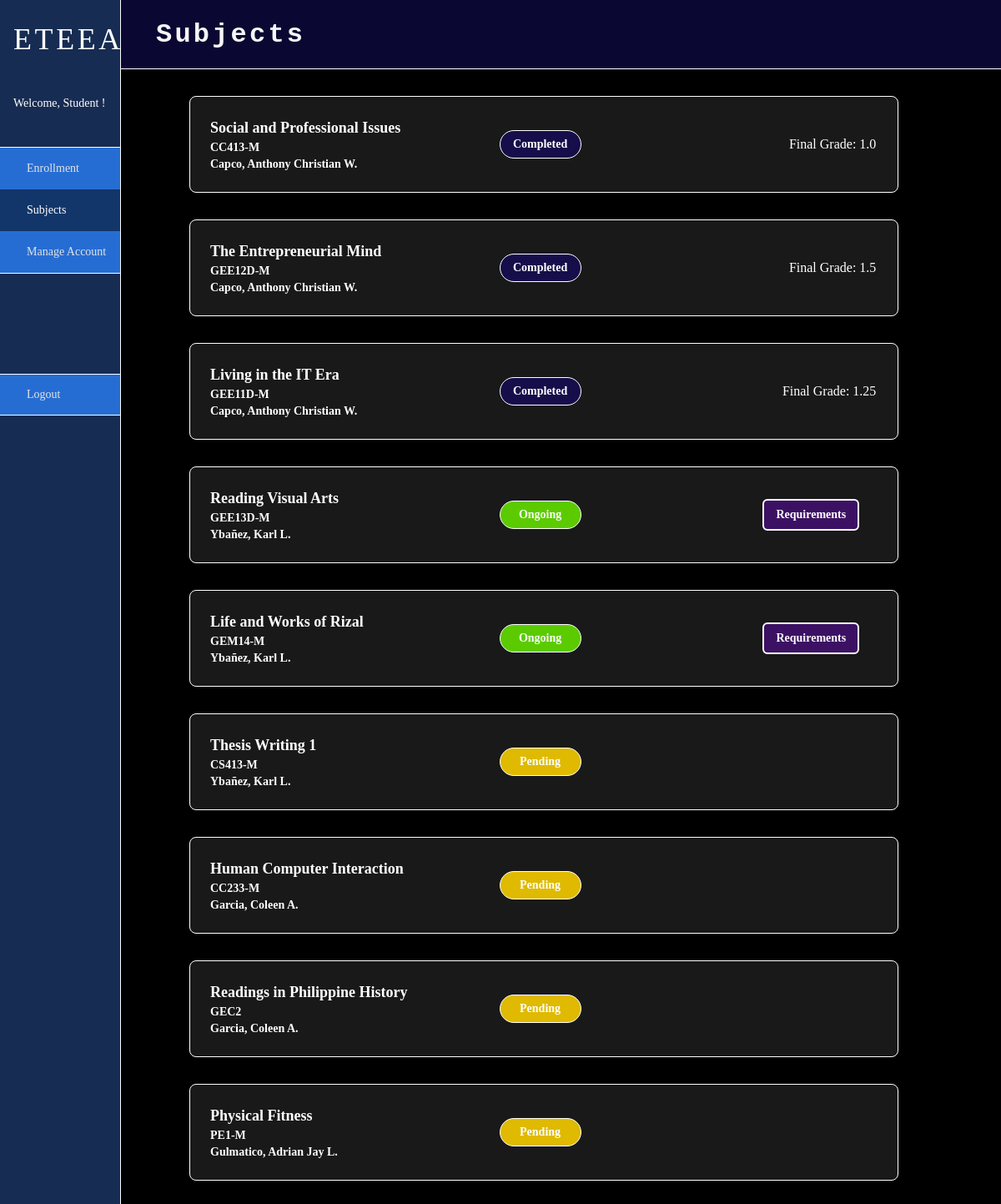
The page /index/subjects (signed in) on the database its author committed.
### models.py (models this page shows)
class Enrollment(db.Model):
    __tablename__ = "enrollments"
    id = db.Column("id", db.Integer, primary_key=True)
    course = db.Column("course", db.Integer, db.ForeignKey('courses.id'))
    units = db.Column("units", db.Integer)
    ay = db.Column("academic_year", db.String(9))
    semester = db.Column("semester", db.Enum('1st', '2nd', 'Midyear'))
    instructor = db.Column("instructor", db.Integer, db.ForeignKey('instructors.id'))
    student = db.Column("student", db.Integer, db.ForeignKey('students.id'))
    status = db.Column("status", db.Enum('listed', 'pending', 'ongoing', 'completed'), default='listed')
    grade = db.Column("grade", db.Float)
    form1 = db.Column("form1path", db.String(64))
    form2 = db.Column("form2path", db.String(64))
    form3 = db.Column("form3path", db.String(64))
    honorarium = db.Column("honorarium", db.Enum('onprocess', 'released'), default='onprocess')
    honorarium_released_date = db.Column("honorarium_released_date", db.DateTime())
    requirements = db.relationship("Requirement", backref='enrollments')

class Course(db.Model):
    __tablename__ = "courses"
    id = db.Column("id", db.Integer, primary_key=True)
    title = db.Column("title", db.String(64))
    code = db.Column("code", db.String(8))
    program_id = db.Column(db.Integer, db.ForeignKey("programs.id"))

### views.py (the view)
@views.route('/subjects')
def subjects():
    if g.user != 'student':
        return redirect(url_for('.unauthorized'))
    views = user_views[g.user]
    data = db.get_student_enrollments(db.uid_to_pk(session.get('id'), 'student'))
    student_id = db.uid_to_pk(session.get('id'), 'student')
    for i in data:
        i['instructor']['name'] = f"{i['instructor']['l_name'].title()}, {i['instructor']['f_name']} {i['instructor']['m_name'][0]+'.' if i['instructor']['m_name'] else ''}"
    return render_template('subjects.html', page="Subjects", data=data, student_id=student_id, views=views)

### db_functions.py (called while the page is built)
def get_user(user_id):
    return User.query.filter_by(id=user_id).first().__dict__

def uid_to_pk(uid, user_type):
    if user_type == 'student':
        obj = Student
    elif user_type == 'instructor':
        obj = Instructor
    elif user_type == 'admin':
        obj = Admin
    else:
        return "Error"
    return obj.query.filter_by(user=uid).first().__dict__['id']

def get_instructor_bypk(id):
    instructor = Instructor.query.filter_by(id=id).first().__dict__
    userinfo = get_user(instructor['user'])
    instructor['f_name'] = userinfo['f_name']
    instructor['l_name'] = userinfo['l_name']
    instructor['m_name'] = userinfo['m_name']
    instructor['username'] = userinfo['username']
    return instructor

def _format_date(time):
    if time:
        return time.strftime("%m/%d/%Y")
    return ""

def get_student_enrollments(student_id):
    enrollments = (
        Enrollment.query.filter_by(student=student_id)
        .join(Instructor)
        .join(Course)
        .all()
    )
    response = []
    for e in enrollments:
        enrollment_data = e.__dict__
        instructor_data = get_instructor_bypk(e.instructor)
        course_data = get_course(e.course)
        enrollment_data['instructor'] = instructor_data
        enrollment_data['course'] = course_data
        enrollment_data['honorarium_released_date'] = _format_date(enrollment_data['honorarium_released_date'])
        response.append(enrollment_data)
    return response

def get_course(cid):
    return Course.query.filter_by(id=cid).first().__dict__

### views.py (called while the page is built)
@views.before_request
def verify_permissions():
    g.user = None
    if 'user' in session:
        g.user = session['user']
    else:
        return redirect('/login')

### templates/subjects.html (shortened to what this page needs)
{% extends "index.html" %}
{% block content %}
<div class="main-content">
    {% if data %}
        {% for e in data %}
        <div class="main-row">
            <div class="card bar color-white">
                <div class="left">
                    <div class="card-strongtext">{{ e.course.title }}</div>
                    <div class="card-subtext">{{ e.course.code }}</div>
                    <div class="card-subtext">{{ e.instructor.name }}</div>
                </div>
                <div class="middle">
                    <div class="cell {{ e.status }}"> {{ e.status|title }} </div>
                </div>
                <div class="right">
                    {% if e.status == 'ongoing' %}
                    <button class="btn-purple" onclick="viewRequirements('{{student_id}}', '{{e.id}}')">Requirements</button>
                    {% elif e.status == 'completed' %}
                    <p>Final Grade: {{ e.grade }} </p>
                    {% endif %}
                </div>
            </div>
        </div>
        {% endfor %}
    {% else %}
    <div class="main-row">
        <div class="card thin-bar color-1 opacity-80">
            <p id="status"> Not yet enrolled </p>
        </div>
    </div>
    {% endif %}
</div>
{% endblock %}

### static/styles/index.css (style rules this page uses)
* { margin: 0; padding: 0; font-family: quicksand; }
body { background-color: #000000; }
p { color: white; margin-left: 52px; }

### rows shown on the page
Enrollment: course "Social and Professional Issues", course.code "CC413-M", instructor.name "Capco, Anthony Christian W.", status "Completed", grade "1.0"
Enrollment: course "The Entrepreneurial Mind", course.code "GEE12D-M", instructor.name "Capco, Anthony Christian W.", status "Completed", grade "1.5"
Enrollment: course "Living in the IT Era", course.code "GEE11D-M", instructor.name "Capco, Anthony Christian W.", status "Completed", grade "1.25"
Enrollment: course "Reading Visual Arts", course.code "GEE13D-M", instructor.name "Ybañez, Karl L.", status "Ongoing"
Enrollment: course "Life and Works of Rizal", course.code "GEM14-M", instructor.name "Ybañez, Karl L.", status "Ongoing"
Enrollment: course "Thesis Writing 1", course.code "CS413-M", instructor.name "Ybañez, Karl L.", status "Pending"
Enrollment: course "Human Computer Interaction", course.code "CC233-M", instructor.name "Garcia, Coleen A.", status "Pending"
Enrollment: course "Readings in Philippine History", course.code "GEC2", instructor.name "Garcia, Coleen A.", status "Pending"
Enrollment: course "Physical Fitness", course.code "PE1-M", instructor.name "Gulmatico, Adrian Jay L.", status "Pending"

### other values the page prints
{{ session.get('user').title() }} "Student"
{{ view.name }} "Enrollment" "Subjects" "Manage Account"
{{ page }} "Subjects"
